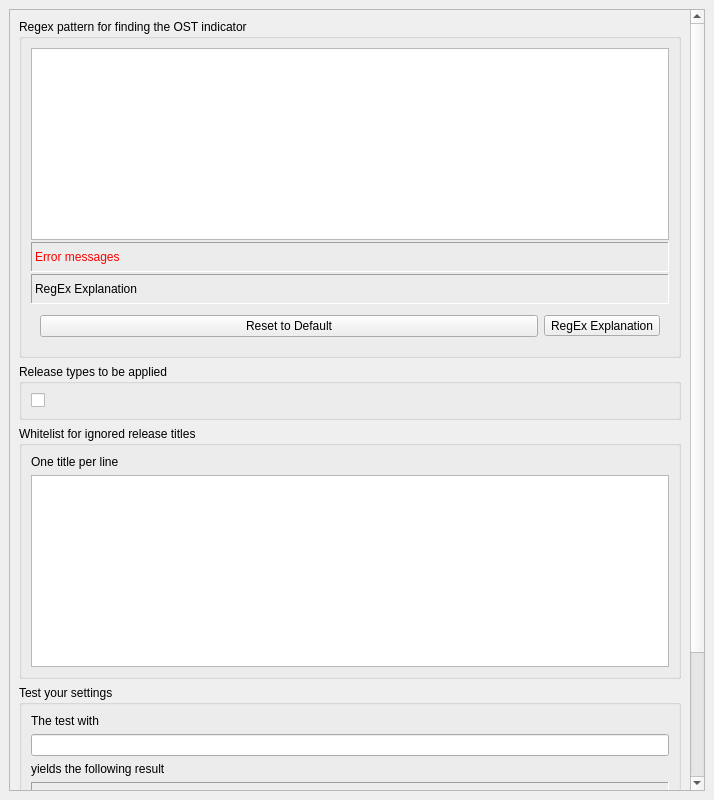
<?xml version="1.0" encoding="UTF-8"?>
<ui version="4.0">
 <class>RemoveReleaseTitleOstIndicatorSettings</class>
 <widget class="QWidget" name="RemoveReleaseTitleOstIndicatorSettings">
  <property name="geometry">
   <rect>
    <x>0</x>
    <y>0</y>
    <width>714</width>
    <height>800</height>
   </rect>
  </property>
  <property name="windowTitle">
   <string>Title Cleaner OST</string>
  </property>
  <layout class="QVBoxLayout" name="verticalLayout">
   <property name="leftMargin">
    <number>9</number>
   </property>
   <property name="topMargin">
    <number>9</number>
   </property>
   <property name="rightMargin">
    <number>9</number>
   </property>
   <property name="bottomMargin">
    <number>9</number>
   </property>
   <item>
    <widget class="QScrollArea" name="scrollArea">
     <property name="widgetResizable">
      <bool>true</bool>
     </property>
     <widget class="QWidget" name="scrollAreaWidgetContents">
      <property name="geometry">
       <rect>
        <x>0</x>
        <y>0</y>
        <width>681</width>
        <height>961</height>
       </rect>
      </property>
      <layout class="QVBoxLayout" name="verticalLayout_2">
       <item>
        <widget class="QGroupBox" name="regex_group">
         <property name="title">
          <string>Regex pattern for finding the OST indicator</string>
         </property>
         <layout class="QVBoxLayout" name="vboxlayout1">
          <property name="spacing">
           <number>2</number>
          </property>
          <property name="leftMargin">
           <number>9</number>
          </property>
          <property name="topMargin">
           <number>9</number>
          </property>
          <property name="rightMargin">
           <number>9</number>
          </property>
          <property name="bottomMargin">
           <number>9</number>
          </property>
          <item>
           <widget class="QPlainTextEdit" name="regex_pattern">
            <property name="toolTip">
             <string>Enter your own regular expression pattern here for removing soundtrack additions. The validity is checked as you type.</string>
            </property>
           </widget>
          </item>
          <item>
           <widget class="QLabel" name="regex_error_message">
            <property name="minimumSize">
             <size>
              <width>0</width>
              <height>30</height>
             </size>
            </property>
            <property name="styleSheet">
             <string notr="true">color: red;</string>
            </property>
            <property name="frameShape">
             <enum>QFrame::Panel</enum>
            </property>
            <property name="frameShadow">
             <enum>QFrame::Sunken</enum>
            </property>
            <property name="text">
             <string>Error messages</string>
            </property>
            <property name="textFormat">
             <enum>Qt::PlainText</enum>
            </property>
            <property name="textInteractionFlags">
             <set>Qt::LinksAccessibleByKeyboard|Qt::LinksAccessibleByMouse|Qt::TextBrowserInteraction|Qt::TextSelectableByKeyboard|Qt::TextSelectableByMouse</set>
            </property>
           </widget>
          </item>
          <item>
           <widget class="QLabel" name="regex_help">
            <property name="minimumSize">
             <size>
              <width>0</width>
              <height>30</height>
             </size>
            </property>
            <property name="visible">
             <bool>true</bool>
            </property>
            <property name="frameShape">
             <enum>QFrame::Panel</enum>
            </property>
            <property name="frameShadow">
             <enum>QFrame::Sunken</enum>
            </property>
            <property name="text">
             <string>RegEx Explanation</string>
            </property>
            <property name="textFormat">
             <enum>Qt::MarkdownText</enum>
            </property>
            <property name="wordWrap">
             <bool>true</bool>
            </property>
            <property name="textInteractionFlags">
             <set>Qt::LinksAccessibleByKeyboard|Qt::LinksAccessibleByMouse|Qt::TextBrowserInteraction|Qt::TextSelectableByKeyboard|Qt::TextSelectableByMouse</set>
            </property>
           </widget>
          </item>
          <item>
           <widget class="QWidget" name="widget" native="true">
            <layout class="QHBoxLayout" name="horizontalLayout">
             <item>
              <widget class="QPushButton" name="reset_button">
               <property name="toolTip">
                <string>Resets the regex pattern to the default value.</string>
               </property>
               <property name="text">
                <string>Reset to Default</string>
               </property>
              </widget>
             </item>
             <item>
              <widget class="QToolButton" name="toggle_regex_help">
               <property name="toolTip">
                <string>Shows/Hides the RegEx Explanation for the Default RegEx</string>
               </property>
               <property name="text">
                <string>RegEx Explanation</string>
               </property>
               <property name="checkable">
                <bool>true</bool>
               </property>
              </widget>
             </item>
            </layout>
           </widget>
          </item>
         </layout>
        </widget>
       </item>
       <item>
        <widget class="QGroupBox" name="groupBox_3">
         <property name="title">
          <string>Release types to be applied</string>
         </property>
         <layout class="QGridLayout" name="gridLayout_2">
          <item row="0" column="0">
           <widget class="QCheckBox" name="chk_all_release_types">
            <property name="text">
             <string/>
            </property>
           </widget>
          </item>
         </layout>
        </widget>
       </item>
       <item>
        <widget class="QGroupBox" name="groupBox">
         <property name="title">
          <string>Whitelist for ignored release titles</string>
         </property>
         <layout class="QVBoxLayout" name="verticalLayout_3">
          <item>
           <widget class="QLabel" name="label">
            <property name="text">
             <string>One title per line</string>
            </property>
           </widget>
          </item>
          <item>
           <widget class="QPlainTextEdit" name="whitelist_text">
            <property name="toolTip">
             <string>Enter one album title per line. For example:
Game Music Concert
Another Album Name</string>
            </property>
           </widget>
          </item>
         </layout>
        </widget>
       </item>
       <item>
        <widget class="QGroupBox" name="groupBox_2">
         <property name="title">
          <string>Test your settings</string>
         </property>
         <layout class="QVBoxLayout" name="verticalLayout_4">
          <item>
           <widget class="QLabel" name="label_4">
            <property name="text">
             <string>The test with</string>
            </property>
           </widget>
          </item>
          <item>
           <widget class="QLineEdit" name="test_input">
            <property name="toolTip">
             <string>Type an album title here to test your current settings.</string>
            </property>
           </widget>
          </item>
          <item>
           <widget class="QLabel" name="label_3">
            <property name="text">
             <string>yields the following result</string>
            </property>
           </widget>
          </item>
          <item alignment="Qt::AlignTop">
           <widget class="QLabel" name="test_output">
            <property name="sizePolicy">
             <sizepolicy hsizetype="Preferred" vsizetype="MinimumExpanding">
              <horstretch>0</horstretch>
              <verstretch>0</verstretch>
             </sizepolicy>
            </property>
            <property name="minimumSize">
             <size>
              <width>0</width>
              <height>30</height>
             </size>
            </property>
            <property name="toolTip">
             <string>This shows the result after applying your settings to the test input above.</string>
            </property>
            <property name="frameShape">
             <enum>QFrame::Panel</enum>
            </property>
            <property name="frameShadow">
             <enum>QFrame::Sunken</enum>
            </property>
            <property name="text">
             <string/>
            </property>
            <property name="textInteractionFlags">
             <set>Qt::LinksAccessibleByMouse|Qt::TextSelectableByMouse</set>
            </property>
           </widget>
          </item>
          <item>
           <widget class="QLabel" name="label_2">
            <property name="sizePolicy">
             <sizepolicy hsizetype="Minimum" vsizetype="Preferred">
              <horstretch>0</horstretch>
              <verstretch>0</verstretch>
             </sizepolicy>
            </property>
            <property name="text">
             <string>and applies to the following release types</string>
            </property>
           </widget>
          </item>
          <item>
           <widget class="QLabel" name="only_applies_to">
            <property name="minimumSize">
             <size>
              <width>0</width>
              <height>30</height>
             </size>
            </property>
            <property name="frameShape">
             <enum>QFrame::Panel</enum>
            </property>
            <property name="frameShadow">
             <enum>QFrame::Sunken</enum>
            </property>
            <property name="text">
             <string/>
            </property>
            <property name="textInteractionFlags">
             <set>Qt::LinksAccessibleByMouse|Qt::TextSelectableByMouse</set>
            </property>
           </widget>
          </item>
          <item>
           <widget class="QPushButton" name="run_update">
            <property name="text">
             <string>Run Test</string>
            </property>
           </widget>
          </item>
          <item>
           <widget class="QCheckBox" name="enable_live_updates">
            <property name="toolTip">
             <string>Picard may freeze if instant updates are enabled. In this case, live updates should be disabled.</string>
            </property>
            <property name="text">
             <string>Enable immediate updating of test results</string>
            </property>
           </widget>
          </item>
         </layout>
        </widget>
       </item>
      </layout>
     </widget>
    </widget>
   </item>
  </layout>
 </widget>
 <resources/>
 <connections>
  <connection>
   <sender>toggle_regex_help</sender>
   <signal>toggled(bool)</signal>
   <receiver>regex_help</receiver>
   <slot>setVisible(bool)</slot>
   <hints>
    <hint type="sourcelabel">
     <x>107</x>
     <y>283</y>
    </hint>
    <hint type="destinationlabel">
     <x>20</x>
     <y>20</y>
    </hint>
   </hints>
  </connection>
 </connections>
</ui>
